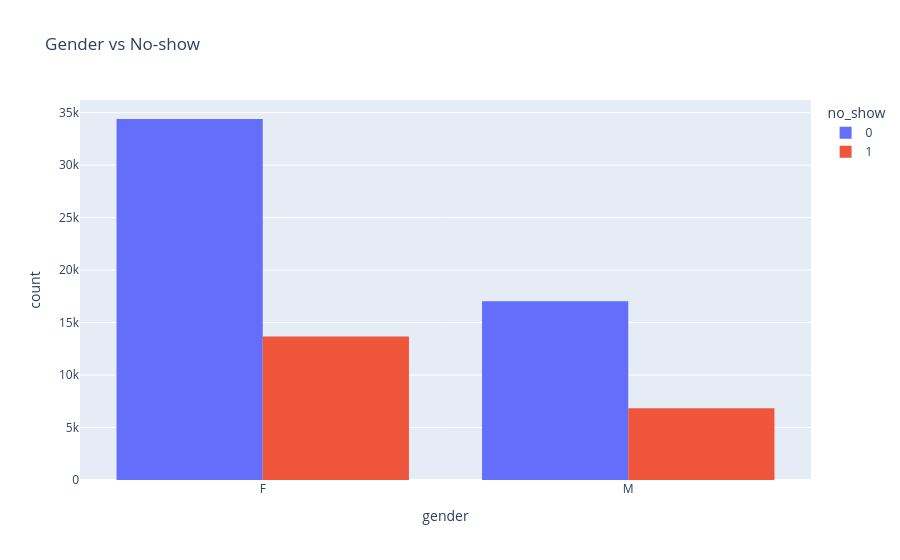

Notebook code cell kept with this figure:
### Code cell
fig = px.histogram(df, x='gender', color='no_show',barmode='group',title="Gender vs No-show")
fig.show()

### Figure 1 — Plotly figure (JSON) as saved in the notebook; plotly's stock layout.template omitted (floating-point values rounded to 4 significant figures; data arrays with more than 128 entries replaced by an {"elided": "..."} marker saying what was removed)
{"data": [{"alignmentgroup": "True", "bingroup": "x", "hovertemplate": "no_show=0<br>gender=%{x}<br>count=%{y}<extra></extra>", "legendgroup": "0", "marker": {"color": "#636efa", "pattern": {"shape": ""}}, "name": "0", "offsetgroup": "0", "orientation": "v", "showlegend": true, "type": "histogram", "x": {"elided": "51437 str values"}, "xaxis": "x", "yaxis": "y"}, {"alignmentgroup": "True", "bingroup": "x", "hovertemplate": "no_show=1<br>gender=%{x}<br>count=%{y}<extra></extra>", "legendgroup": "1", "marker": {"color": "#EF553B", "pattern": {"shape": ""}}, "name": "1", "offsetgroup": "1", "orientation": "v", "showlegend": true, "type": "histogram", "x": {"elided": "20522 str values"}, "xaxis": "x", "yaxis": "y"}], "layout": {"barmode": "group", "legend": {"title": {"text": "no_show"}, "tracegroupgap": 0}, "title": {"text": "Gender vs No-show"}, "xaxis": {"anchor": "y", "domain": [0, 1], "title": {"text": "gender"}}, "yaxis": {"anchor": "x", "domain": [0, 1], "title": {"text": "count"}}}}
